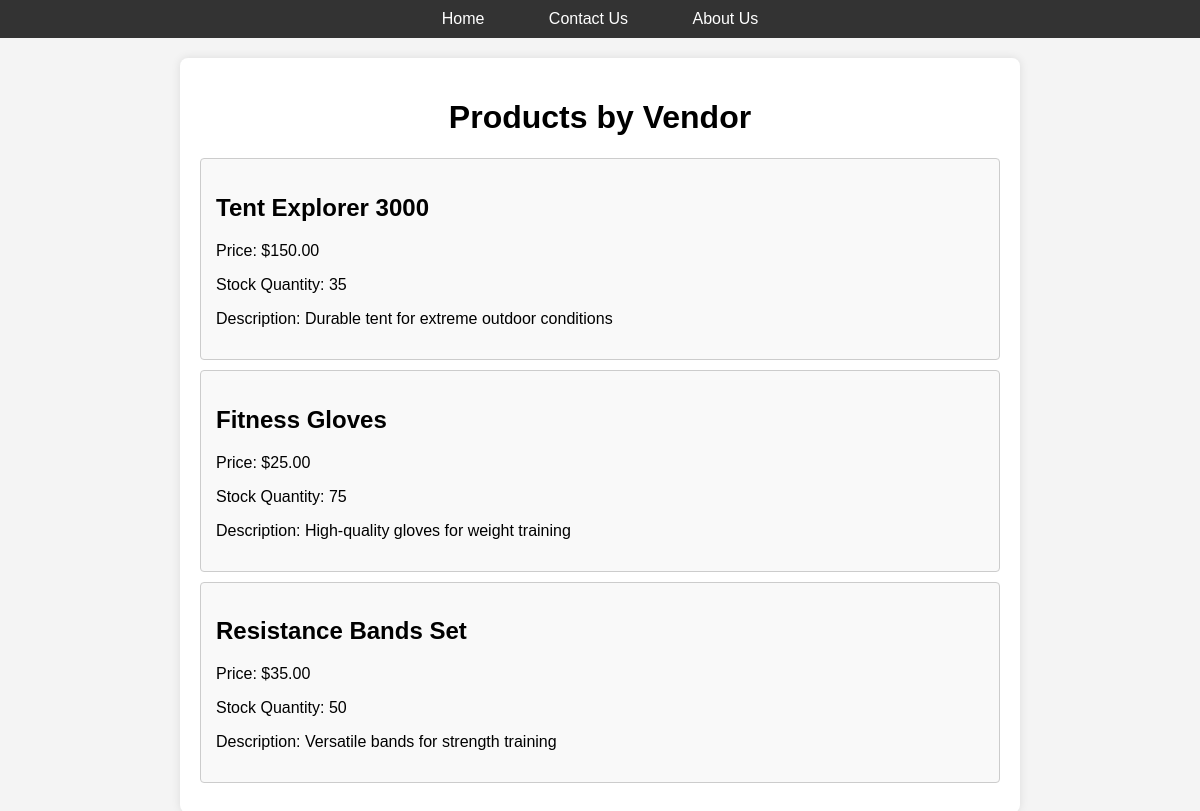
/products.php?vendor_id=3, run on the app's committed database.
### tables this page shows
CREATE TABLE Product (
    ProductID INT AUTO_INCREMENT PRIMARY KEY,
    ProductName VARCHAR(255),
    Description TEXT,
    Price DECIMAL(10, 2),
    CategoryID INT,
    VendorID INT,
    StockQuantity INT,
    CreatedDate TIMESTAMP DEFAULT CURRENT_TIMESTAMP,
    ImageURL VARCHAR(255),
    FOREIGN KEY (CategoryID) REFERENCES Category(CategoryID),
    FOREIGN KEY (VendorID) REFERENCES Vendor(VendorID)
);

### database.php (called while the page is built, shortened)
<?php
$conn = null;
function select_rows($sql) {
    global $conn;
    $rows = array();
    $result = $conn->query($sql);
    if ($result && $result->num_rows > 0) {
        while ($row = $result->fetch_assoc()) {
            array_push($rows, $row);
        }
    }
    return $rows;
}
function get_products_by_vendor($VendorID) {
    $sql = "SELECT * FROM Product WHERE VendorID = " . intval($VendorID) . ";";
    $rows = select_rows($sql);
    return $rows;
}
?>

### products.php (the view, shortened to what this page needs)
<?php
include_once 'database.php';
$vendorId = intval($_GET['vendor_id']);
$products = get_products_by_vendor($vendorId);
?>
<!DOCTYPE html>
<html lang="en">
<head>
</head>
<body>
<div class="menu">
    <a href="index.php">Home</a>
    <a href="contact.php">Contact Us</a>
    <a href="about.php">About Us</a>
</div>
<div class="container">
    <h1>Products by Vendor</h1>
    <?php if (count($products) > 0): ?>
        <?php foreach ($products as $product): ?>
            <div class="product-card">
                <h2><?php echo htmlspecialchars($product['ProductName']); ?></h2>
                <p>Price: $<?php echo htmlspecialchars($product['Price']); ?></p>
                <p>Stock Quantity: <?php echo htmlspecialchars($product['StockQuantity']); ?></p>
                <p>Description: <?php echo htmlspecialchars($product['Description']); ?></p>
            </div>
        <?php endforeach; ?>
    <?php else: ?>
        <p>No products found for this vendor.</p>
    <?php endif; ?>
</div>
</body>
</html>

### products.php (style rules this page uses)
body { font-family: Arial, sans-serif; background-color: #f4f4f4; margin: 0; padding: 0; }
.menu { text-align: center; background-color: #333; padding: 10px; }
.menu a { color: white; padding: 14px 20px; text-decoration: none; margin: 0 10px; border-radius: 4px; }
h1 { text-align: center; }
.container { max-width: 800px; margin: 20px auto; padding: 20px; background: white; border-radius: 8px; box-shadow: 0 0 10px rgba(0, 0, 0, 0.1); }
.product-card { border: 1px solid #ccc; border-radius: 4px; padding: 15px; margin: 10px 0; background-color: #f9f9f9; }

### data on the page
product: ProductName "Tent Explorer 3000", Price "150.00", StockQuantity "35", Description "Durable tent for extreme outdoor conditions"
product: ProductName "Fitness Gloves", Price "25.00", StockQuantity "75", Description "High-quality gloves for weight training"
product: ProductName "Resistance Bands Set", Price "35.00", StockQuantity "50", Description "Versatile bands for strength training"
